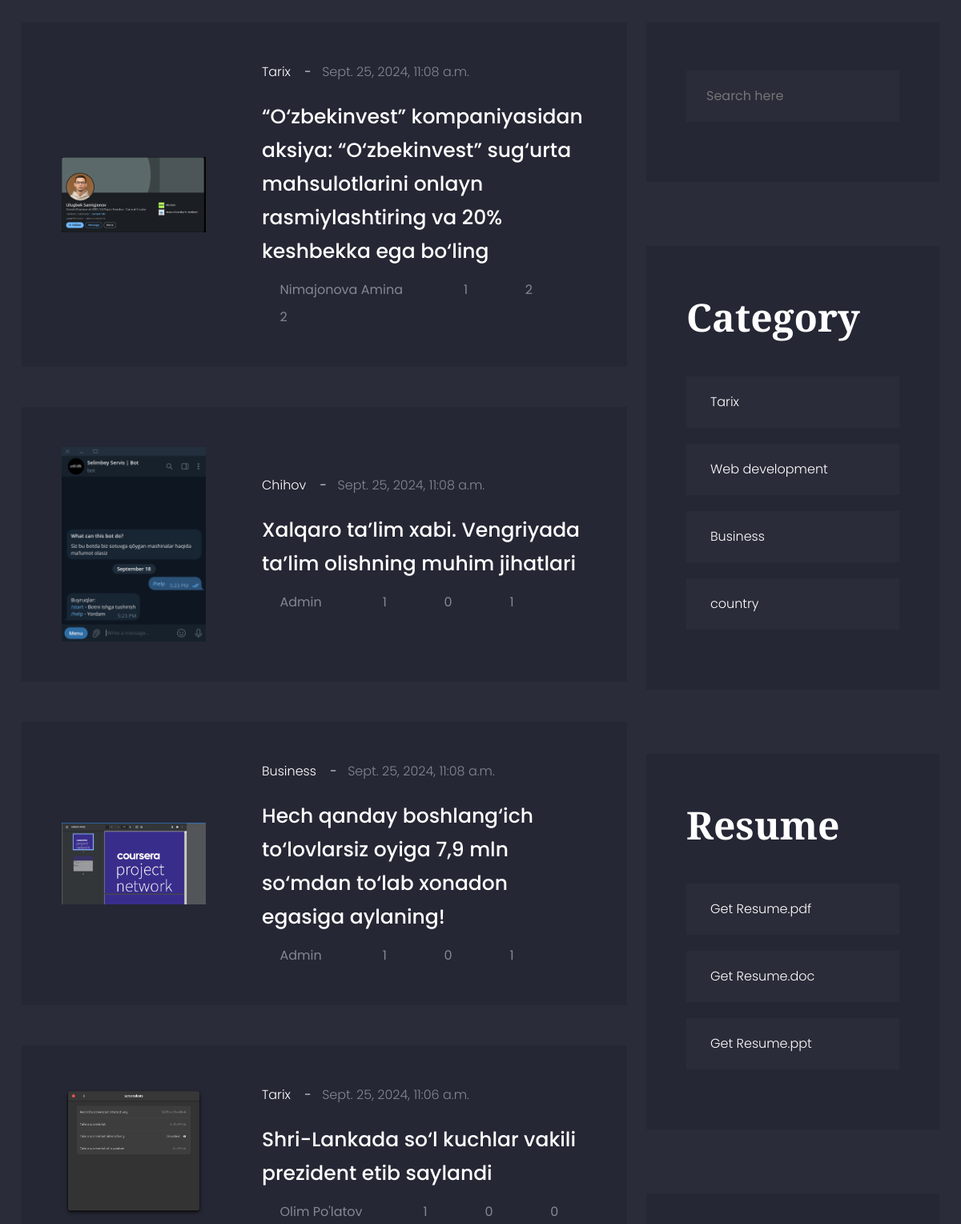
/blog (middle part), run on an earlier commit of the app's database.
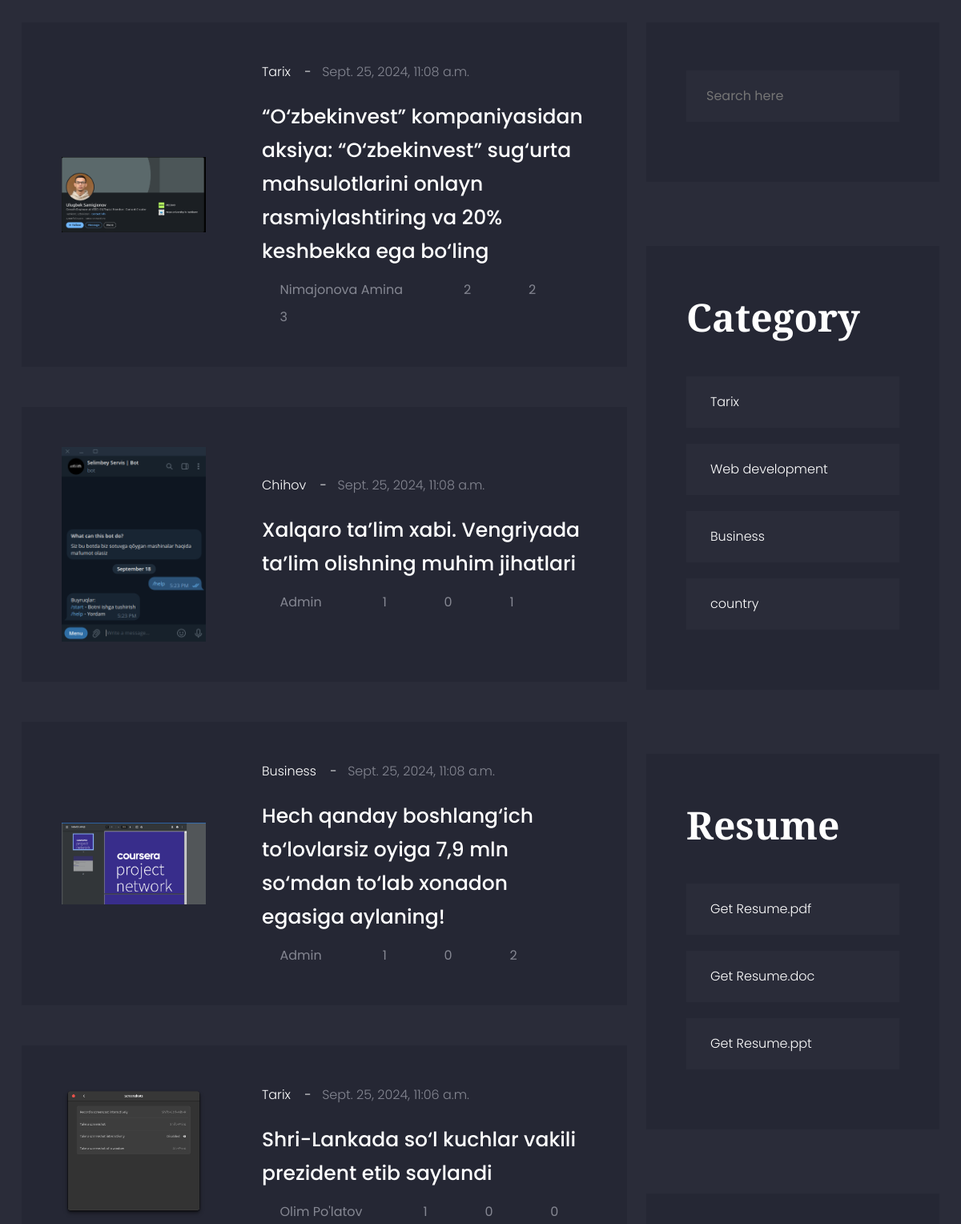
And on a later commit of the database.
### portfolio/models.py (models this page shows, shortened)
class Post(models.Model):
    title = models.CharField(verbose_name="Post title", max_length=550)
    description = models.TextField(verbose_name="Post Haqida")
    author = models.CharField(verbose_name="Post author", default="Admin", max_length=100)
    image = models.ImageField(upload_to='blog_images/')
    tag = models.ManyToManyField(PostTag)
    category = models.ForeignKey(Category, on_delete=models.PROTECT, related_name='posts')
    views = models.PositiveIntegerField(default=0)
    publish_date = models.DateTimeField(verbose_name="Published time", auto_now_add=True)
    published = models.BooleanField(default=True)
    on_top = models.BooleanField(default=False)
    class Meta:
        ordering = ['-publish_date']

class Category(models.Model):
    name = models.CharField(verbose_name="Category name",max_length=250)
    slug = models.SlugField(max_length=250, unique=True)
    def __str__(self):
        return str(self.name)

### portfolio/views.py (the view)
# urls.py: path('blog',rightblogview,name='blog'),
def rightblogview(request):
    user_id = assign_user_id(request)
    categories = Category.objects.all().order_by('?')[:4]
    posts = Post.objects.all().order_by('-publish_date')  # Order by the desired field
    related_posts = Post.objects.all()
    paginator = Paginator(posts,8)
    page_number = request.GET.get('page')
    page_obj =  paginator.get_page(page_number)
    return render(request,'blog-list-sidebar-right.html',context=
    {'posts': page_obj,
     'user_id': user_id,
     "categories":categories,
     "related_posts":related_posts,
     }
     )

### portfolio/views.py (called while the page is built)
def assign_user_id(request):
    if not request.session.get('user_id'):
        request.session['user_id'] = str(uuid.uuid4())
    return request.session['user_id']

### templates/blog-list-sidebar-right.html (shortened to what the changed rows need)
{%extends 'base.html'%}
{%load static%}
    {%block content%}
    <main class="main-wrapper">
        <div class="blog-list-section section-mt-165">
            <div class="blog-list-box">
                <div class="container">
                    <div class="row flex-lg-row-reverse flex-column-reverse">
                        <div class="col-xl-8 col-lg-7">
                            <div class="blog-list">
                                 {%for post in posts%}
                                <div class="blog-list-single-item">
                                    <a href="{%url 'blog-detail' post.pk%}" class="image">
                                        <img src="{{post.image.url}}" alt="">
                                    </a>
                                    <div class="content">
                                        <div class="post-meta-1">
                                            <a href="{% url 'category_list' category_slug=post.category.slug %}" class="catagory">{{post.category}}</a>
                                            <a href="#" class="date">{{post.publish_date}}</a>
                                        </div>
                                        <h4 class="title"><a href="{%url 'blog-detail' post.pk%}">{{post.title}}</a></h4>
                                        <div class="post-meta-2">
                                            <a href="#" class="icon-space-right"><i class="icofont-ui-user"></i>{{post.author | title}}</a>
                                            <a href="{% url 'like_post' request.session.user_id post.pk %}" class="icon-space-right"><i class="icofont-heart"></i> {{ post.likes.all.count }}</a>
                                            <a href="#" class="icon-space-right"><i class="icofont-speech-comments"></i>{{post.comments.all.count}}</a>
                                            <a href="{% url 'like_post' request.session.user_id post.pk %}" class="icon-space-right"><i class="icofont-eye"></i>{{ post.views }}</a>
                                        </div>
                                    </div>
                                </div>
                                {%endfor%}
                            </div>
                        </div>
                    </div>
                </div>
            </div>
        </div>
        <br><br><br>
    </main>
    {%endblock content%}

What changed in the data, as far as the page shows it:
changed Post "Nimajonova Amina": likes.all.count "1" → "2"; views "2" → "3"
changed Post "Business": views "1" → "2"
